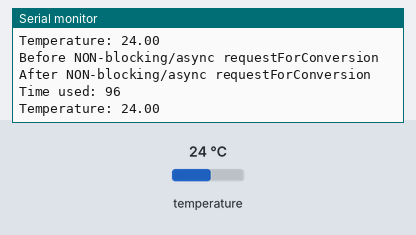
The sketch below on a simulated Arduino Uno, built with avr-gcc and run on an emulated ATmega328P. Parts: the last lines printed to the serial monitor. The test bench sets the inputs (shaded band); at power-on: temperature 24 °C.

Above: at 2.6 s.
2.7 s: temperature set to 12 °C
At 3.55 s:
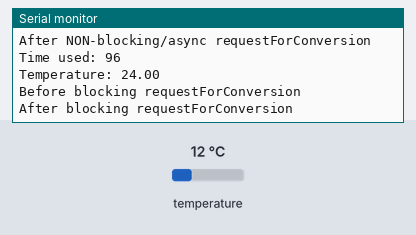
5.0 s: temperature set to 19 °C
At 5.26 s:
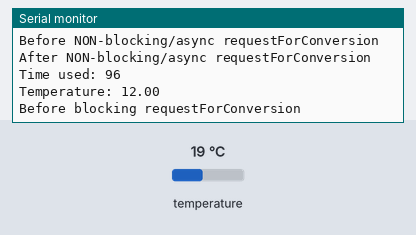
Timing chart, 0 to 8.0 s (numbered marks = the images above; inputs shaded):
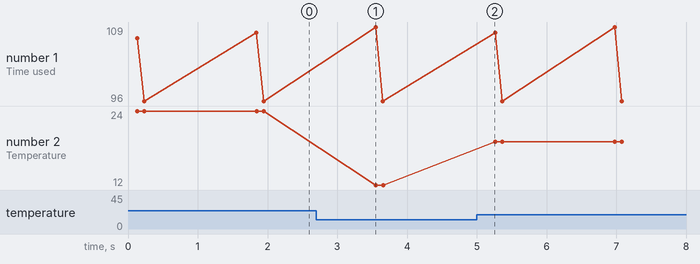

Measured:
- plotted number 2: 24 → 12 after the input at 2.7 s, 12 → 19 after the input at 5.0 s

The sketch:

WaitForConversion.ino
```cpp
#include <OneWire.h>
#include <DallasTemperature.h>

// Data wire is plugged into port 2 on the Arduino
#define ONE_WIRE_BUS 2

// Setup a oneWire instance to communicate with any OneWire devices (not just Maxim/Dallas temperature ICs)
OneWire oneWire(ONE_WIRE_BUS);

// Pass our oneWire reference to Dallas Temperature.
DallasTemperature sensors(&oneWire);
float temp = 0.0;

void setup(void)
{
  // start serial port
  Serial.begin(115200);
  Serial.println("Dallas Temperature Control Library - Async Demo");
  Serial.println("\nDemo shows the difference in length of the call\n\n");

  // Start up the library
  sensors.begin();
   sensors.setResolution(9);
}

void loop(void)
{
  // Request temperature conversion (traditional)
  Serial.println("Before blocking requestForConversion");
  sensors.setWaitForConversion(true);
  unsigned long start = millis();
  sensors.requestTemperatures();
  temp =  sensors.getTempCByIndex(0);
  unsigned long stop = millis();
  Serial.println("After blocking requestForConversion");

  Serial.print("Time used: ");
  Serial.println(stop - start);

  // get temperature
  Serial.print("Temperature: ");
  Serial.print(temp);
  Serial.println("\n");

  // Request temperature conversion - non-blocking / async
  Serial.println("Before NON-blocking/async requestForConversion");
  start = millis();
  sensors.setWaitForConversion(false);  // makes it async
  sensors.requestTemperatures();
  while(!sensors.isConversionComplete()){
delay(1);
  }
  stop = millis();
  Serial.println("After NON-blocking/async requestForConversion");
  Serial.print("Time used: ");
  Serial.println(stop - start);


  // 9 bit resolution by default
  // Note the programmer is responsible for the right delay
  // we could do something usefull here instead of the delay

  // get temperature
  Serial.print("Temperature: ");
  Serial.println(temp);
  Serial.println("\n\n\n\n");

  delay(1500);
}
```
